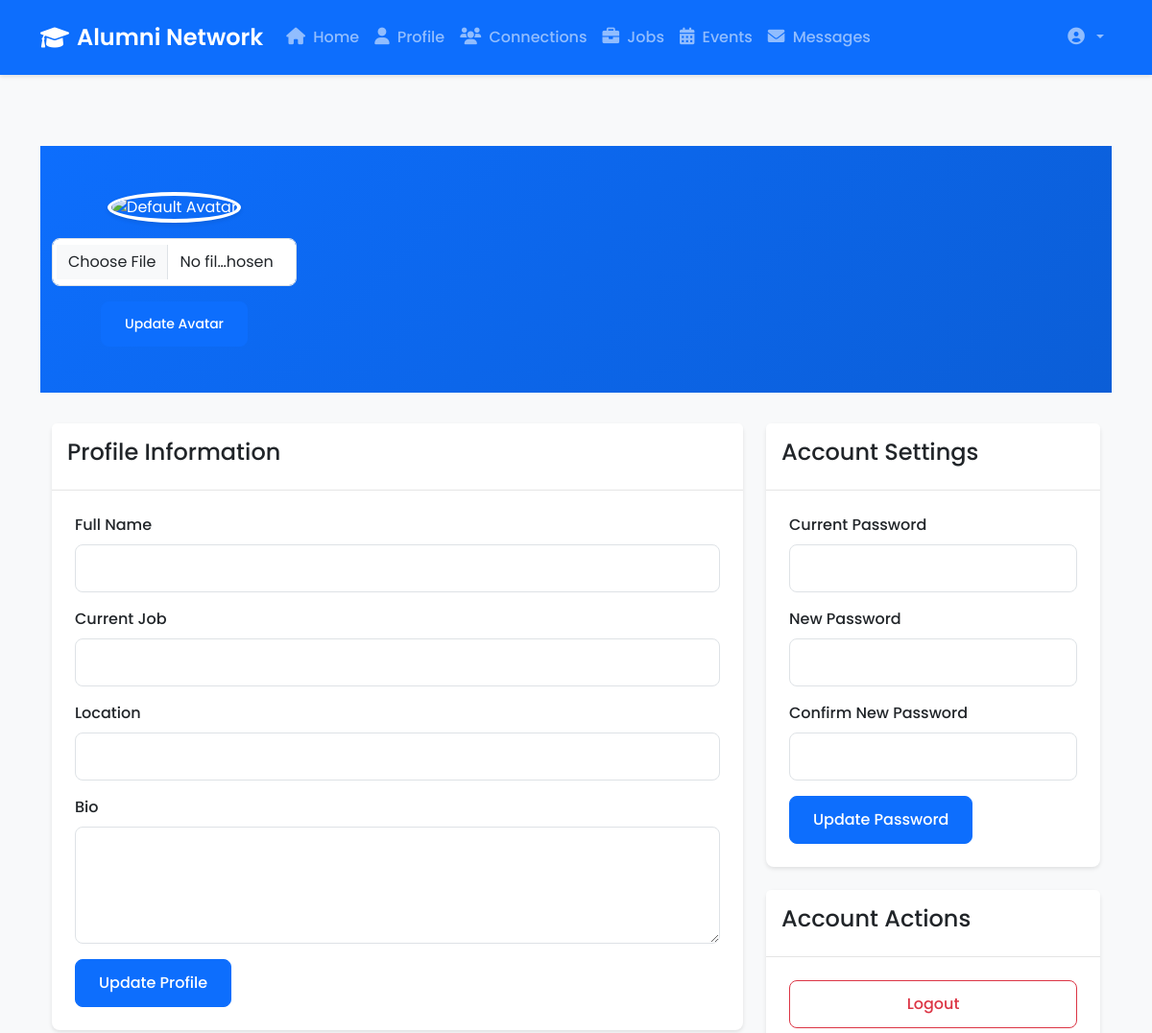
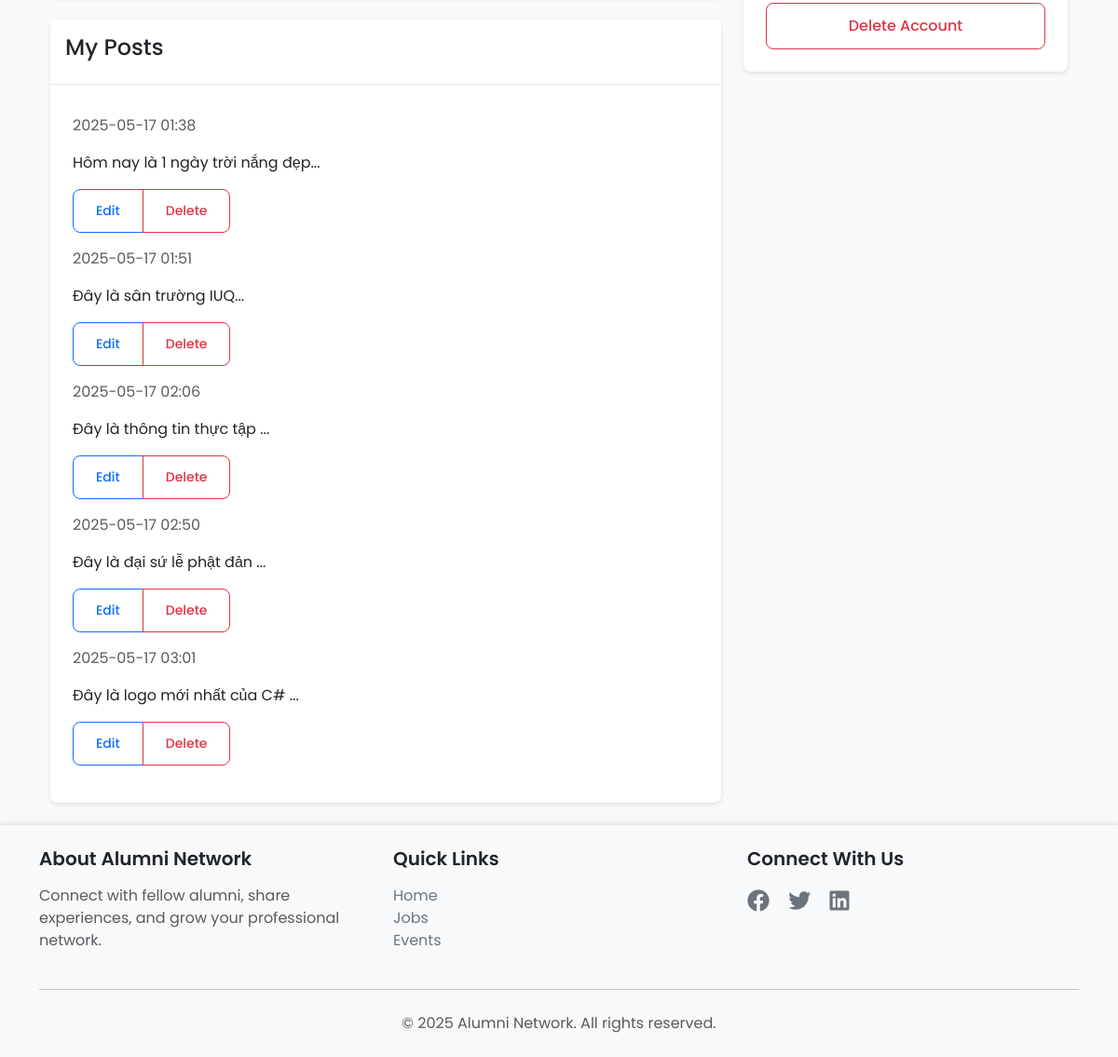
Page /profile (signed in) on the committed database (2 pictures, top to bottom).
### models.py (models this page shows)
class Post(db.Model):
    id = db.Column(db.Integer, primary_key=True)
    content = db.Column(db.Text, nullable=False)
    image_url = db.Column(db.String(255))
    created_at = db.Column(db.DateTime, default=datetime.utcnow)
    user_id = db.Column(db.Integer, db.ForeignKey('user.id'), nullable=False)
    comments = db.relationship('Comment', backref='post', lazy=True, cascade='all, delete-orphan')

### app.py (the view, shortened to what this page needs)
@app.route('/profile', methods=['GET', 'POST'])
@login_required
def profile():
    if request.args.get('user_id') and current_user.role == 'admin':
        user = User.query.get_or_404(request.args.get('user_id'))
        return redirect(url_for('admin_view_user', user_id=user.id))
    user_profile = Profile.query.filter_by(user_id=current_user.id).first()
    education = Education.query.filter_by(user_id=current_user.id).order_by(Education.start_date.desc()).all()
    experience = Experience.query.filter_by(user_id=current_user.id).order_by(Experience.start_date.desc()).all()
    skills = Skill.query.filter_by(user_id=current_user.id).all()
    profile_completion = 0
    return render_template('profile.html',
                         profile=user_profile,
                         education=education,
                         experience=experience,
                         skills=skills,
                         profile_completion=round(profile_completion))

### app.py (called while the page is built)
@login_manager.user_loader
def load_user(user_id):
    return db.session.get(User, int(user_id))

### templates/profile.html (shortened to what this page needs)
{% extends "base.html" %}
{% block content %}
<div class="profile-header">
    <div class="container">
        <div class="row align-items-center">
            <div class="col-md-3 text-center">
                {% if current_user.profile and current_user.profile.avatar %}
                <img src="{{ current_user.profile.avatar }}" alt="Profile Avatar" class="profile-avatar">
                {% else %}
                <img src="{{ url_for('static', filename='uploads/default-avatar.png') }}" alt="Default Avatar" class="profile-avatar">
                {% endif %}
                <form method="POST" action="{{ url_for('update_avatar') }}" enctype="multipart/form-data" class="mt-3">
                    <div class="mb-3">
                        <input type="file" class="form-control" name="avatar" accept="image/*">
                    </div>
                    <button type="submit" class="btn btn-primary btn-sm">Update Avatar</button>
                </form>
            </div>
            <div class="col-md-9">
            </div>
        </div>
    </div>
</div>
<div class="container">
    <div class="row">
        <div class="col-md-8">
            <div class="card mb-4">
                <div class="card-header">
                    <h4>Profile Information</h4>
                </div>
                <div class="card-body">
                    <form method="POST" action="{{ url_for('update_profile') }}">
                        <div class="mb-3">
                            <label for="full_name" class="form-label">Full Name</label>
                            <input type="text" class="form-control" id="full_name" name="full_name"
                                value="{{ current_user.profile.full_name if current_user.profile else '' }}">
                        </div>
                        <div class="mb-3">
                            <label for="current_job" class="form-label">Current Job</label>
                            <input type="text" class="form-control" id="current_job" name="current_job"
                                value="{{ current_user.profile.current_job if current_user.profile else '' }}">
                        </div>
                        <div class="mb-3">
                            <label for="location" class="form-label">Location</label>
                            <input type="text" class="form-control" id="location" name="location"
                                value="{{ current_user.profile.location if current_user.profile else '' }}">
                        </div>
                        <div class="mb-3">
                            <label for="bio" class="form-label">Bio</label>
                            <textarea class="form-control" id="bio" name="bio" rows="4">{{ current_user.profile.bio if current_user.profile else '' }}</textarea>
                        </div>
                        <button type="submit" class="btn btn-primary">Update Profile</button>
                    </form>
                </div>
            </div>
            <div class="card">
                <div class="card-header">
                    <h4>My Posts</h4>
                </div>
                <div class="card-body">
                    {% for post in current_user.posts %}
                    <div class="post-item mb-3">
                        <p class="text-muted">{{ post.created_at.strftime('%Y-%m-%d %H:%M') }}</p>
                        <p>{{ post.content[:200] }}...</p>
                        <div class="btn-group">
                            <a href="{{ url_for('edit_post', post_id=post.id) }}" class="btn btn-sm btn-outline-primary">Edit</a>
                            <a href="{{ url_for('delete_post', post_id=post.id) }}" class="btn btn-sm btn-outline-danger"
                               onclick="return confirm('Are you sure you want to delete this post?')">Delete</a>
                        </div>
                    </div>
                    {% else %}
                    <p class="text-muted">No posts yet.</p>
                    {% endfor %}
                </div>
            </div>
        </div>
        <div class="col-md-4">
            <div class="card mb-4">
                <div class="card-header">
                    <h4>Account Settings</h4>
                </div>
                <div class="card-body">
                    <form method="POST" action="{{ url_for('update_password') }}">
                        <div class="mb-3">
                            <label for="current_password" class="form-label">Current Password</label>
                            <input type="password" class="form-control" id="current_password" name="current_password">
                        </div>
                        <div class="mb-3">
                            <label for="new_password" class="form-label">New Password</label>
                            <input type="password" class="form-control" id="new_password" name="new_password">
                        </div>
                        <div class="mb-3">
                            <label for="confirm_password" class="form-label">Confirm New Password</label>
                            <input type="password" class="form-control" id="confirm_password" name="confirm_password">
                        </div>
                        <button type="submit" class="btn btn-primary">Update Password</button>
                    </form>
                </div>
            </div>
            <div class="card">
                <div class="card-header">
                    <h4>Account Actions</h4>
                </div>
                <div class="card-body">
                    <div class="d-grid gap-2">
                        <a href="{{ url_for('confirm_logout') }}" class="btn btn-outline-danger">Logout</a>
                        <a href="{{ url_for('delete_account') }}" class="btn btn-outline-danger"
                           onclick="return confirm('Are you sure you want to delete your account? This action cannot be undone.')">
                            Delete Account
                        </a>
                    </div>
                </div>
            </div>
        </div>
    </div>
</div>
{% endblock %}

### static/css/style.css (style rules this page uses)
:root { --primary-color: #0d6efd; --secondary-color: #6c757d; --success-color: #198754; --danger-color: #dc3545; --warning-color: #ffc107; --info-color: #0dcaf0; --light-color: #f8f9fa; --dark-color: #212529; --border-radius: 8px; --box-shadow: 0 2px 4px rgba(0, 0, 0, 0.1); --transition: all 0.3s ease; }
body { font-family: 'Poppins', sans-serif; min-height: 100vh; display: flex; flex-direction: column; background-color: #f8f9fa; color: var(--dark-color); }
.card { border: none; border-radius: var(--border-radius); box-shadow: var(--box-shadow); transition: var(--transition); margin-bottom: 1.5rem; }
.card-header { background-color: white; border-bottom: 1px solid rgba(0, 0, 0, 0.1); padding: 1rem; }
.card-body { padding: 1.5rem; }
.form-control { border-radius: var(--border-radius); border: 1px solid #dee2e6; padding: 0.75rem 1rem; transition: var(--transition); }
.form-label { font-weight: 500; margin-bottom: 0.5rem; }
.btn { border-radius: var(--border-radius); padding: 0.75rem 1.5rem; font-weight: 500; transition: var(--transition); }
.btn-primary { background-color: var(--primary-color); border-color: var(--primary-color); }
.btn-outline-primary { color: var(--primary-color); border-color: var(--primary-color); }
.profile-header { background: linear-gradient(135deg, var(--primary-color), #0b5ed7); padding: 3rem 0; margin-bottom: 2rem; color: white; }
.profile-avatar { width: 150px; height: 150px; border-radius: 50%; object-fit: cover; border: 4px solid white; box-shadow: var(--box-shadow); }

### rows in the picture
Post: created_at "2025-05-17 01:38", content "Hôm nay là 1 ngày trời nắng đẹp"
Post: created_at "2025-05-17 01:51", content "Đây là sân trường IUQ"
Post: created_at "2025-05-17 02:06", content "Đây là thông tin thực tập"
Post: created_at "2025-05-17 02:50", content "Đây là đại sứ lễ phật đản"
Post: created_at "2025-05-17 03:01", content "Đây là logo mới nhất của C#"
